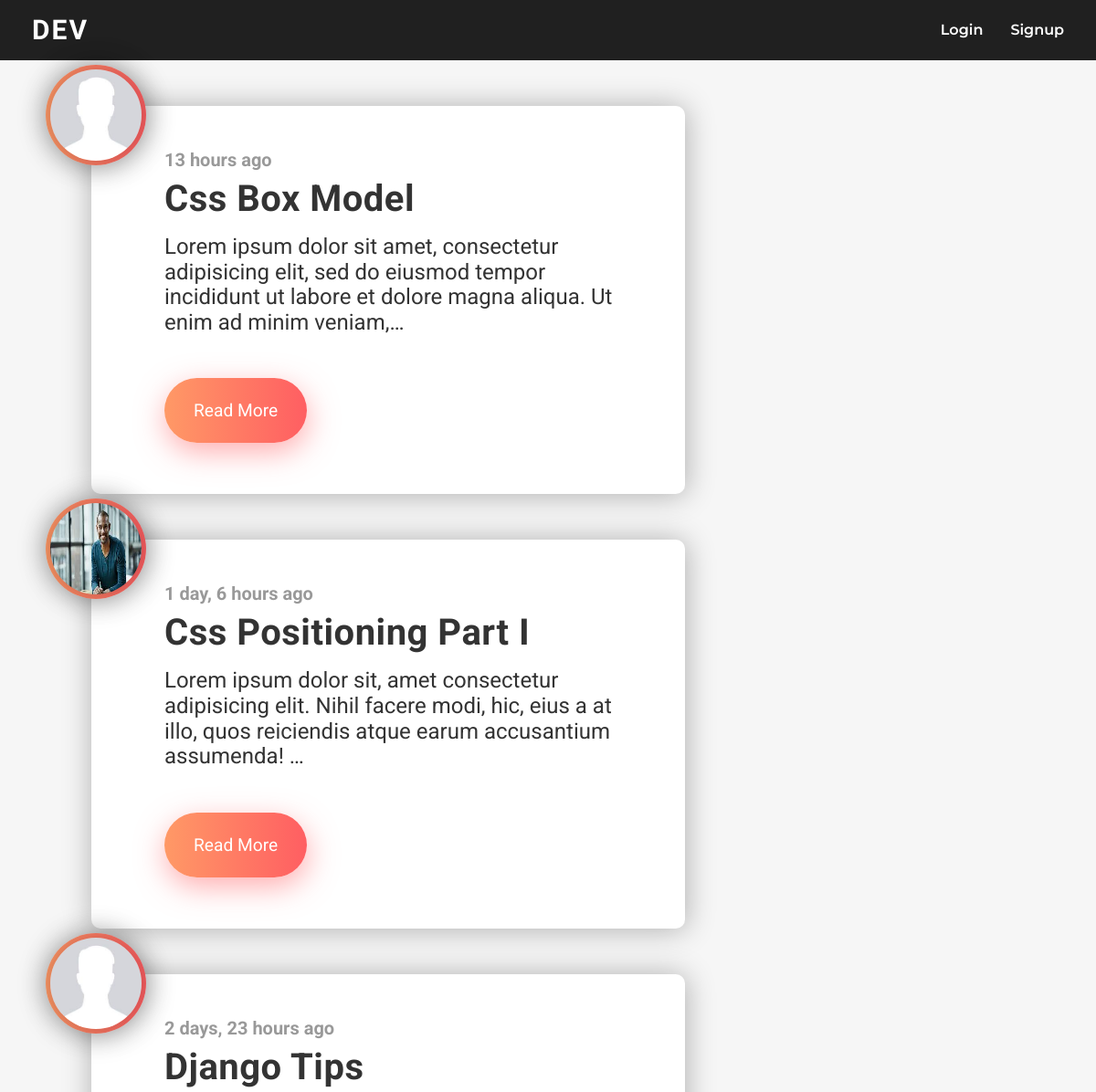
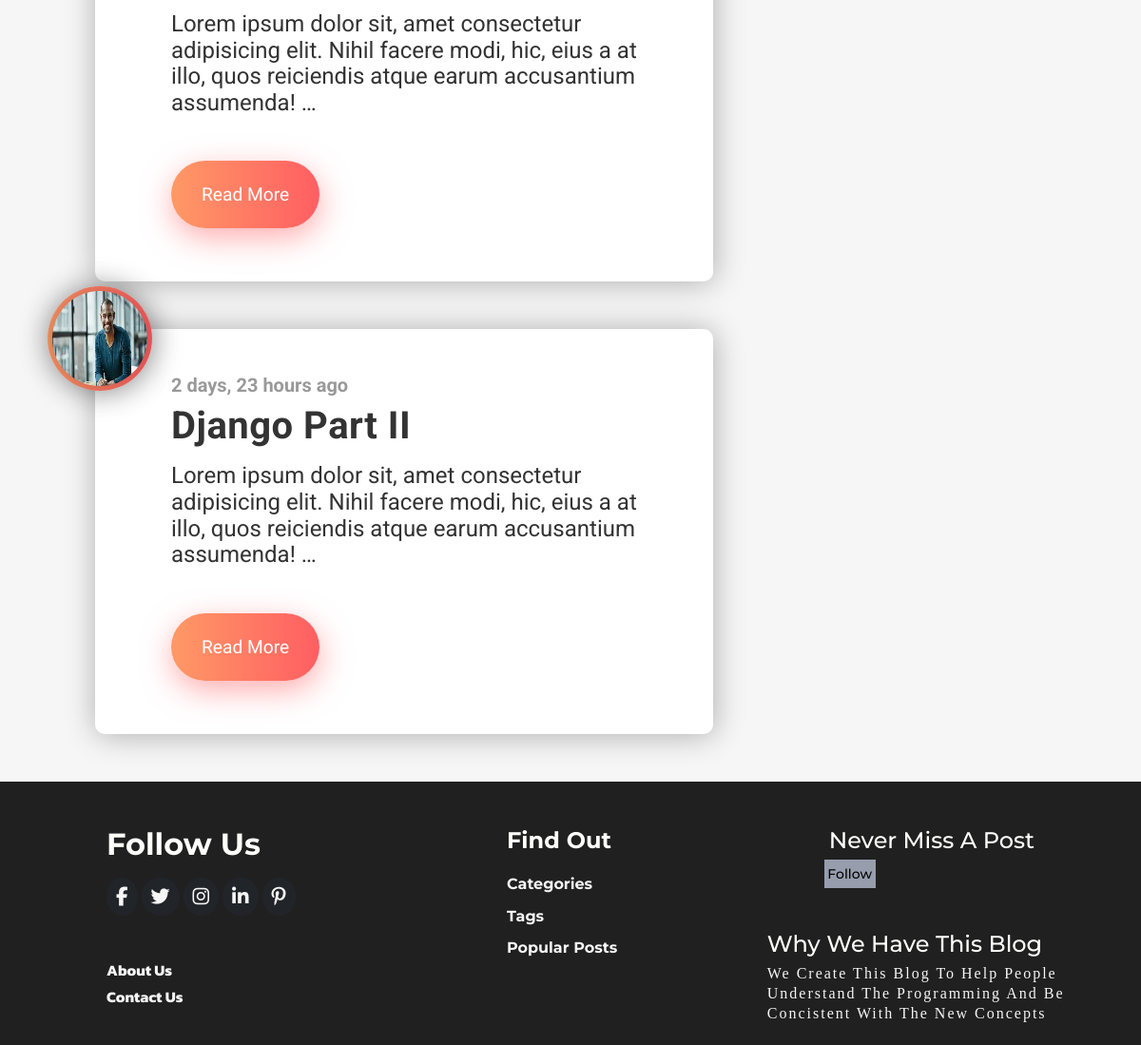
The page /trending/ on the database its author committed (2 pictures, top to bottom).
### posts/models.py (models this page shows, shortened)
class Posts(models.Model):
    author= models.ForeignKey(User, on_delete=models.CASCADE, related_name="author")
    title= models.CharField(max_length=200)
    content= models.TextField()
    image= models.ImageField(upload_to='post_image/', null=True, blank=True)
    slug= models.SlugField(null=True, blank=True)
    tags= models.ManyToManyField('Tags')
    category= models.ForeignKey('Categories', on_delete=models.CASCADE)
    created_at= models.DateTimeField(default=timezone.now)
    updated_at= models.DateTimeField(default=timezone.now)
    likes= models.ManyToManyField(User, default=None, blank=True, related_name="likes")
    dislikes= models.ManyToManyField(User, default=None, blank=True, related_name="dislikes")
    favourites= models.ManyToManyField(User, blank=True, related_name="favourites")
    class Meta:
        verbose_name= "Article"
        verbose_name_plural= "Articles"

### users/models.py (models this page shows, shortened)
class Profile(models.Model):
    GENDER_CHOICES= [
        ('MALE' , 'Male'),
        ('FEMALE' , 'Female'),
        ('OTHER' , 'Other'),
    ]
    user= models.OneToOneField(User, on_delete=models.CASCADE)
    avatar= models.ImageField(upload_to= 'user/', blank=True, null=True)
    bio= models.TextField(blank=True, null=True)
    location= models.CharField(max_length=120, blank=True, null=True)
    birthdate= models.DateField(blank=True, null=True)
    gender= models.CharField(max_length=120, choices=GENDER_CHOICES, blank=True, null=True)
    mobile= models.CharField(max_length=120, blank=True, null=True)
    age= models.IntegerField(blank=True, null=True)
    created_at= models.DateTimeField(default=timezone.now)
    updated_at= models.DateTimeField(default=timezone.now)
    class Meta:
        verbose_name= "Profile"
        verbose_name_plural= "Profiles"

### home/views.py (the view)
# urls.py: path('trending/', trending_posts, name="trending_posts"),
def trending_posts(request):
    week_ago = datetime.date.today() - datetime.timedelta(days=7)
    trending_posts = Posts.objects.filter(created_at__gte=week_ago).order_by('-created_at')[:4]
    context = {
        'trending_posts': trending_posts,
    }
    return render(request, 'home/trending_posts.html', context)

### project/templates/home/trending_posts.html (shortened to what this page needs)
{% extends 'base.html' %}
{% load static %}
{% load humanize %}
{% block content %}
<section class="post">
    <div class="content">
      {% for post in trending_posts %}
        <div class="post-card">
            <div class="img">
                {% if post.author.profile.avatar %}
                <img src="{{ post.author.profile.avatar.url }}" alt="User Image">
                {% else %}
                <img src="{% static 'img/add-profile.jfif' %}" alt="User Image">
                {% endif %}
            </div>
            <div class="text">
                <h3 class="date">{{ post.created_at |naturaltime }}</h3>
                <h1 class="title">{{ post.title }}</h1>
                <p class="body">
                    {{ post.content |truncatechars:150 }}
                </p>
            </div>
            <a href="{% url 'posts:post_detail' post.slug %}" class="btn">Read More</a>
        </div>
        {% endfor %}
    </div>
</section>
{% endblock %}

### project/templates/base.html (shortened to what this page needs)
{% load static %}
<!DOCTYPE html>
<html lang="en">
<head>
    <link rel="stylesheet" href="{% static 'css/normalize.css' %}">
    <link rel="stylesheet" href="{% static 'css/main.css' %}">
    <link rel="stylesheet" href="{% static 'css/responsive.css' %}">
</head>
<body>
    {% include 'parts/nav.html' %}
    {% block content %}
    {% endblock %}
    {% include 'parts/footer.html' %}
</body>
</html>

### project/templates/parts/nav.html
<header>
    <div class="logo">
        <a href="{% url 'home' %}"><p>dev</p></a>
    </div>
    <ul class="nav_links">
        {% if user.is_authenticated %}
            <li><a href="{% url 'home' %}">Home</a></li>
            <li><a href="{% url 'posts:add_post' %}">Add Post</a></li>
            <li><a href="{% url 'posts:add_category' %}">Add Category</a></li>
            <li><a href="{% url 'posts:add_tag' %}">Add Tag</a></li>
            <li>
                <span>
                    <i class="far fa-user"></i> {{ user.username }} <i class="fas fa-angle-down icon"></i>
                </span>
                <ul class="menu hide">
                    <li><a href="{% url 'user_profile' user.pk %}">Profile</a></li>
                    <li><a href="{% url 'logout' %}">Logout</a></li>
                </ul>
            </li>
        {% else %}
          <li><a href="{% url 'user_login' %}">Login</a></li>
          <li><a href="{% url 'user_signup' %}">Signup</a></li>
        {% endif %}
    </ul>
</header>

### project/templates/parts/footer.html (shortened to what this page needs)
<footer>
    <div class="follow-us">
        <h2>Follow Us</h2>
        <div class="social">
            <a href="#"><span class="icon fab fa-facebook-f"></span></a>
            <a href="#"><span class="icon fab fa-twitter"></span></a>
            <a href="#"><span class="icon fab fa-instagram"></span></a>
            <a href="#"><span class="icon fab fa-linkedin-in"></span></a>
            <a href="#"><span class="icon fab fa-pinterest-p"></span></a>
        </div>
        <div class="links">
            <a href="#">About Us</a>
            <a href="#">Contact Us</a>
        </div>
    </div>
    <div class="more-links">
        <h2>Find Out</h2>
        <div class="links">
            <a href="#">Categories</a>
            <a href="#">Tags</a>
            <a href="#">Popular Posts</a>
        </div>
    </div>
    <div class="newsletter">
        <h2>Never Miss A Post</h2>
        <div class="form">
            <form method="POST">
                <button class="btn" type="submit">Follow</button>
            </form>
        </div>
        <div class="more">
            <h2>Why We Have This Blog</h2>
            <p>We Create This Blog To Help People Understand The Programming And Be Concistent With The New Concepts</p>
        </div>
    </div>
</footer>

### rows shown on the page
Posts: created_at "13 hours ago", title "Css Box Model", content "Lorem ipsum dolor sit amet, consectetur adipisicing elit, sed do eiusmod tempor incididunt ut labore et dolore magna aliqua. Ut enim ad minim veniam,…"
Posts: author.profile.avatar (picture), created_at "1 day, 6 hours ago", title "Css Positioning Part I", content "Lorem ipsum dolor sit, amet consectetur adipisicing elit. Nihil facere modi, hic, eius a at illo, quos reiciendis atque earum accusantium assumenda! …"
Posts: created_at "2 days, 23 hours ago", title "Django Tips", content "Lorem ipsum dolor sit, amet consectetur adipisicing elit. Nihil facere modi, hic, eius a at illo, quos reiciendis atque earum accusantium assumenda! …"
Posts: author.profile.avatar (picture), created_at "2 days, 23 hours ago", title "Django Part II", content "Lorem ipsum dolor sit, amet consectetur adipisicing elit. Nihil facere modi, hic, eius a at illo, quos reiciendis atque earum accusantium assumenda! …"
